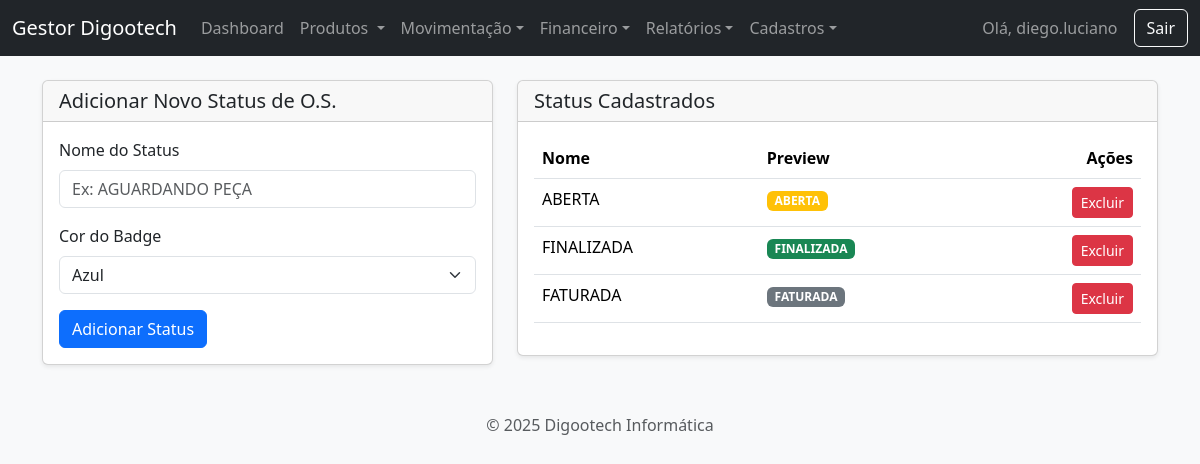
The app's page /cadastros/status-os (signed in) with its own data.
### app.py (models this page shows, shortened)
class User(UserMixin, db.Model):
    id = db.Column(db.Integer, primary_key=True)
    username = db.Column(db.String(80), unique=True, nullable=False)
    password_hash = db.Column(db.String(200), nullable=False)

class StatusOS(db.Model):
    id = db.Column(db.Integer, primary_key=True)
    nome = db.Column(db.String(50), nullable=False, unique=True)
    cor = db.Column(db.String(20), default='secondary')

### app.py (the view, shortened to what this page needs)
@app.route('/cadastros/status-os', methods=['GET', 'POST'])
@login_required
def gerenciar_status_os():
    status_cadastrados = StatusOS.query.all()
    return render_template('status_os.html', status_cadastrados=status_cadastrados)

### app.py (called while the page is built)
@login_manager.user_loader
def load_user(user_id):
    return db.session.get(User, int(user_id))

### templates/status_os.html (shortened to what this page needs)
{% extends 'base.html' %}
{% block content %}
<div class="row">
    <div class="col-md-5">
        <div class="card shadow-sm">
            <div class="card-header"><h2 class="h5 mb-0">Adicionar Novo Status de O.S.</h2></div>
            <div class="card-body">
                <form action="{{ url_for('gerenciar_status_os') }}" method="POST">
                    <div class="mb-3">
                        <label for="nome" class="form-label">Nome do Status</label>
                        <input type="text" class="form-control" id="nome" name="nome" placeholder="Ex: AGUARDANDO PEÇA" required>
                    </div>
                    <div class="mb-3">
                        <label for="cor" class="form-label">Cor do Badge</label>
                        <select name="cor" id="cor" class="form-select">
                            <option value="primary">Azul</option>
                        </select>
                    </div>
                    <button type="submit" class="btn btn-primary">Adicionar Status</button>
                </form>
            </div>
        </div>
    </div>
    <div class="col-md-7">
        <div class="card shadow-sm">
            <div class="card-header"><h2 class="h5 mb-0">Status Cadastrados</h2></div>
            <div class="card-body">
                <table class="table">
                    <thead><tr><th>Nome</th><th>Preview</th><th class="text-end">Ações</th></tr></thead>
                    <tbody>
                        {% for status in status_cadastrados %}
                        <tr>
                            <td>{{ status.nome }}</td>
                            <td><span class="badge bg-{{ status.cor }}">{{ status.nome }}</span></td>
                            <td class="text-end">
                                <form action="{{ url_for('deletar_status_os', id=status.id) }}" method="POST" onsubmit="return confirm('Deseja realmente excluir este status?');">
                                    <button type="submit" class="btn btn-danger btn-sm">Excluir</button>
                                </form>
                            </td>
                        </tr>
                        {% endfor %}
                    </tbody>
                </table>
            </div>
        </div>
    </div>
</div>
{% endblock %}

### templates/base.html (shortened to what this page needs)
<!DOCTYPE html>
<html lang="pt-br">
<head>
    <link href="{{ url_for('static', filename='css/bootstrap.min.css') }}" rel="stylesheet">
    <link href="https://cdn.jsdelivr.net/npm/select2@4.1.0-rc.0/dist/css/select2.min.css" rel="stylesheet" />
    <link rel="stylesheet" href="https://cdn.jsdelivr.net/npm/select2-bootstrap-5-theme@1.3.0/dist/select2-bootstrap-5-theme.min.css" />
    <link rel="stylesheet" href="{{ url_for('static', filename='style.css') }}">
</head>
<body class="bg-light {{ body_class or '' }}">
    <nav class="navbar navbar-expand-lg navbar-dark bg-dark">
        <div class="container-fluid">
            <a class="navbar-brand" href="{{ url_for('dashboard') }}">Gestor Digootech</a>
            {% if current_user.is_authenticated %}
            <div class="collapse navbar-collapse" id="navbarNav">
                <ul class="navbar-nav me-auto mb-2 mb-lg-0">
                    <li class="nav-item"><a class="nav-link" href="{{ url_for('dashboard') }}">Dashboard</a></li>
                    <li class="nav-item dropdown">
                        <a class="nav-link dropdown-toggle" href="#" role="button" data-bs-toggle="dropdown" aria-expanded="false">
                            Produtos
                        </a>
                    </li>
                    <li class="nav-item dropdown">
                        <a class="nav-link dropdown-toggle" href="#" role="button" data-bs-toggle="dropdown">Movimentação</a>
                    </li>
                     <li class="nav-item dropdown">
                        <a class="nav-link dropdown-toggle" href="#" role="button" data-bs-toggle="dropdown">Financeiro</a>
                    </li>
                    <li class="nav-item dropdown">
                        <a class="nav-link dropdown-toggle" href="#" role="button" data-bs-toggle="dropdown">Relatórios</a>
                    </li>
                    <li class="nav-item dropdown">
                        <a class="nav-link dropdown-toggle" href="#" role="button" data-bs-toggle="dropdown">Cadastros</a>
                    </li>
                </ul>
                <span class="navbar-text me-3">Olá, {{ current_user.username }}</span>
                <a href="{{ url_for('logout') }}" class="btn btn-outline-light">Sair</a>
            </div>
            {% endif %}
        </div>
    </nav>
    <main class="container mt-4">
        {% block content %}{% endblock %}
    </main>
    <footer class="text-center text-muted mt-5 mb-3">
    <p>&copy; 2025 Digootech Informática</p>
    </footer>
</body>
</html>

### records on screen
User: username "diego.luciano"
StatusOS: nome "ABERTA"
StatusOS: nome "FINALIZADA"
StatusOS: nome "FATURADA"
